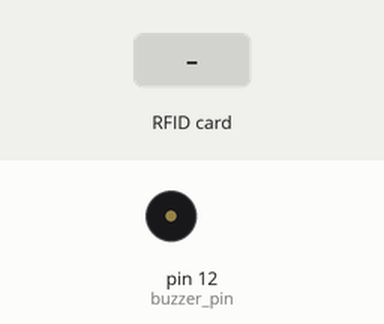
Bench run of a program on a simulated Raspberry Pi (header pin numbers). Parts: buzzer (waves = sounding). Inputs (shaded band) come from the test bench. The RFID card's data blocks start empty; what the program prints to the terminal is not drawn.

Above: at 1.2 s.
1.3 s: RFID card 5E 7A 19 C4 held to the reader
At 1.61 s:
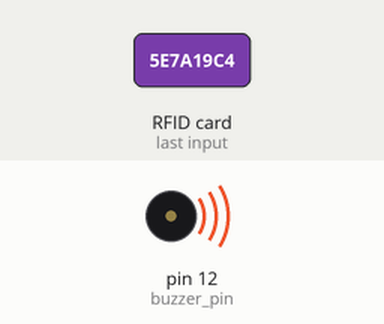
Timing chart, 0 to 4.3 s (numbered marks = the images above; inputs shaded):
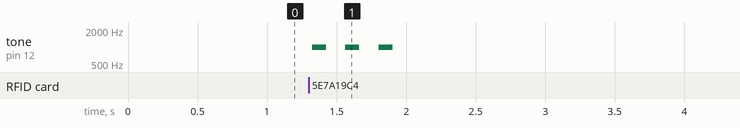

Measured:
- after the input at 1.3 s, tone on pin 12 (buzzer_pin): alternates 1000 Hz for 0.10 s and silent for 0.14 s, 6 changes in all, then stays silent, starting at once

The program:

Read_RFID_Buzzer2.py
```python
import time

import RPi.GPIO as GPIO
from mfrc522 import SimpleMFRC522

reader = SimpleMFRC522()

# 設置蜂鳴器引腳和模式
buzzer_pin = 12  # 根據BOARD模式，將BCM 18對應的引腳更改為12
GPIO.setmode(GPIO.BOARD)  # GPIO.BOARD, 使用BOARD模式
GPIO.setup(buzzer_pin, GPIO.OUT)

# 設置蜂鳴器的PWM頻率
buzzer_pwm = GPIO.PWM(buzzer_pin, 1000)  # 1000Hz的頻率
buzzer_pwm.start(0)  # 開始PWM，占空比為0（靜音）

try:
    while True:
        print("請將卡靠近讀卡器...")
        buzzer_pwm.ChangeDutyCycle(0)  # 設置占空比為0%（靜音）
        id, text = reader.read()
        print("ID: %s\nText: %s" % (id, text))
        buzzer_pwm.ChangeDutyCycle(50)  # 設置占空比為50%（發聲）
        time.sleep(0.1)
        buzzer_pwm.ChangeDutyCycle(0)  # 設置占空比為0%（靜音）
        time.sleep(0.1)  # 在讀取到卡片後等待一段時間
finally:
    buzzer_pwm.stop()  # 停止PWM
    GPIO.cleanup()
```
